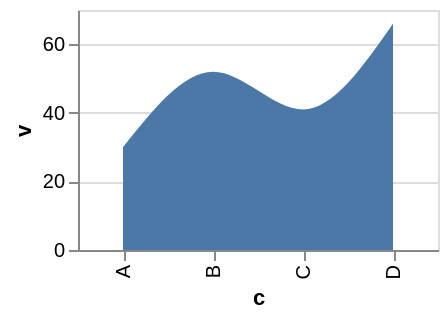

Specify this chart in Vega-Lite:
### Vega-Lite specification from a JSON file in a GitHub repository (floating-point values rounded to 4 significant figures)
{"width": 180, "height": 120, "data": {"values": [{"c": "A", "v": 30, "lo": 10, "hi": 45, "g": "x", "o": 28, "cl": 34, "h": 40, "l": 8}, {"c": "B", "v": 52, "lo": 25, "hi": 60, "g": "x", "o": 34, "cl": 48, "h": 55, "l": 30}, {"c": "C", "v": 41, "lo": 18, "hi": 55, "g": "y", "o": 48, "cl": 40, "h": 50, "l": 36}, {"c": "D", "v": 66, "lo": 40, "hi": 80, "g": "y", "o": 40, "cl": 63, "h": 70, "l": 38}]}, "mark": {"type": "area", "interpolate": "monotone"}, "encoding": {"x": {"field": "c", "type": "nominal", "sort": null}, "y": {"field": "v", "type": "quantitative"}}}
